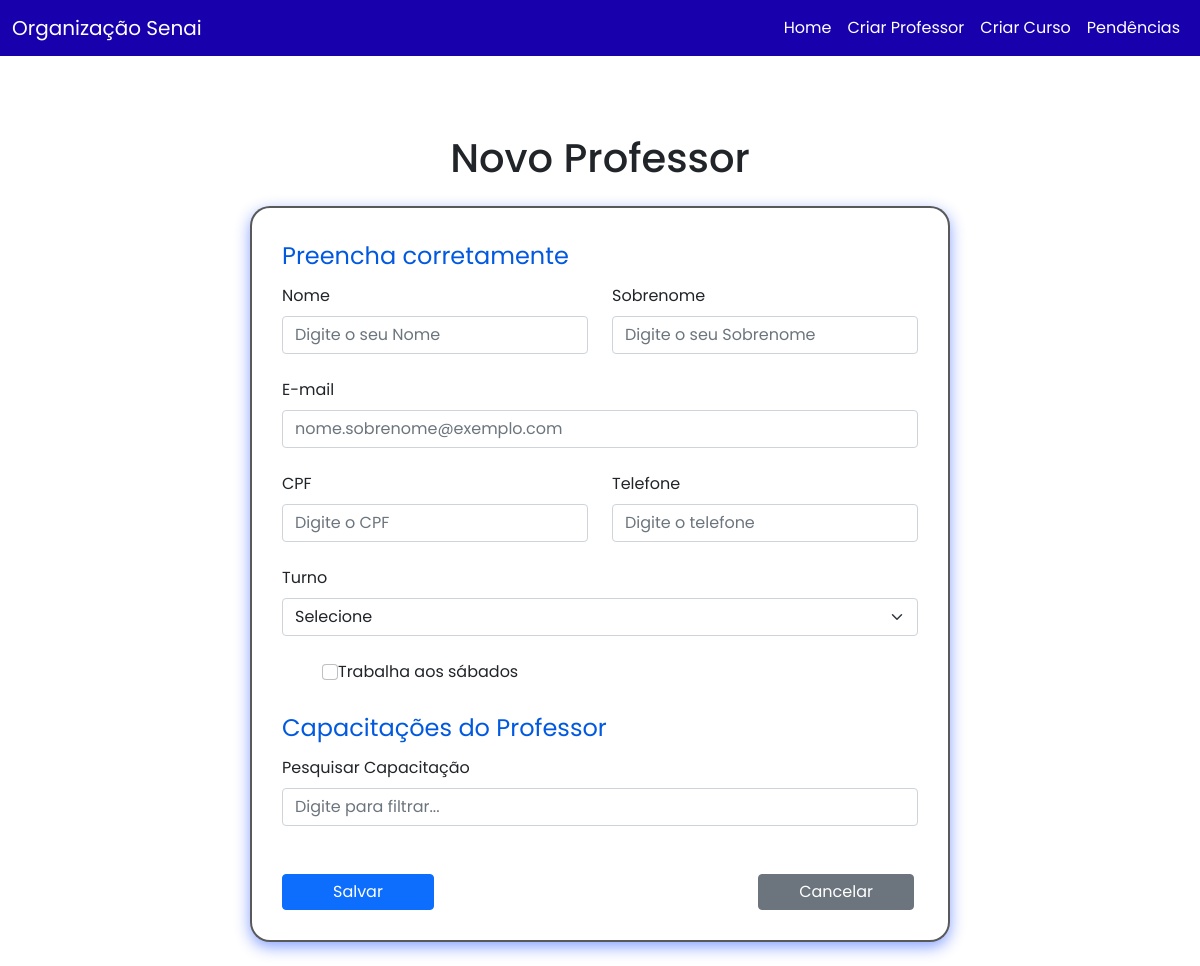
Before: /view/criar_professor.php with the older database file.
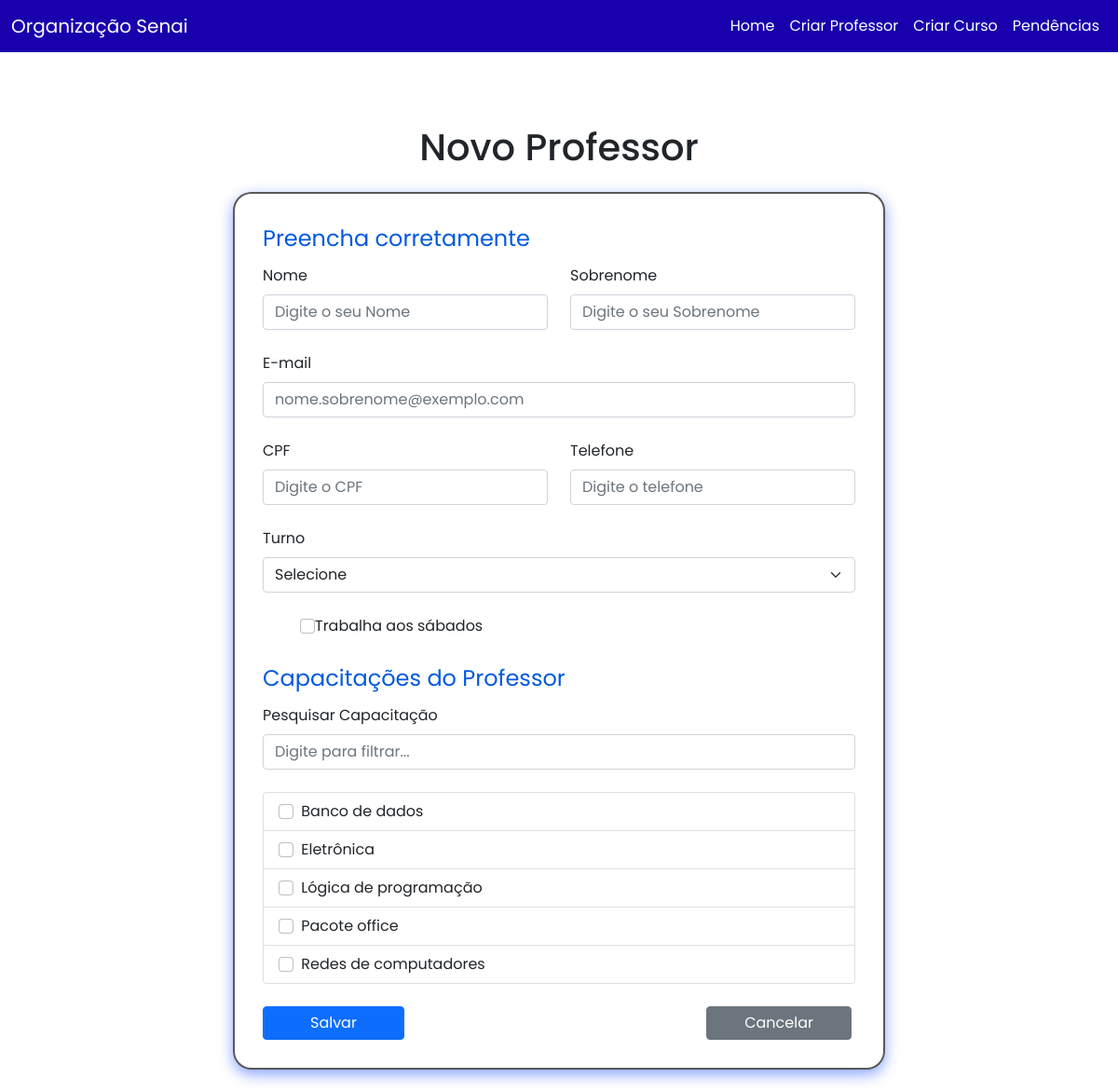
After: the same page with the newer database file.
### tables this page shows
CREATE TABLE IF NOT EXISTS `disciplina` (
  `id_disciplina` int NOT NULL AUTO_INCREMENT,
  `nome` varchar(55) NOT NULL,
  `duraçao` int NOT NULL,
  PRIMARY KEY (`id_disciplina`)
);

### model/disciplina_model.php (called while the page is built, shortened)
<?php
require_once __DIR__ . '/../db/connection.php';
class DisciplinaModel {
  private $db;
  public function __construct() {
    $database = new Database();
    $this->db = $database->getConnection();
  }
  public function buscarTodas() {
    $sql = "SELECT * FROM disciplina ORDER BY nome ASC";
    try {
      $stmt = $this->db->prepare($sql);
      $stmt->execute();
      return $stmt->fetchAll(PDO::FETCH_ASSOC);
    } catch (PDOException $e) {
      error_log("Erro ao buscar disciplinas: " . $e->getMessage());
      return null;
    }
  }
}
?>

### db/connection.php (called while the page is built, shortened)
<?php
class Database {
    private $host = 'localhost';
    private $db_name = 'tcc-mmm';
    private $username = 'root';
    private $password = '';
    public function getConnection(){
        $this->conn = null;
        $dsn = "mysql:host={$this->host};dbname={$this->db_name};charset=utf8mb4";
        $options = [
            PDO::ATTR_ERRMODE            => PDO::ERRMODE_EXCEPTION,
            PDO::ATTR_DEFAULT_FETCH_MODE => PDO::FETCH_ASSOC,
            PDO::ATTR_EMULATE_PREPARES   => false,
        ];
        try {
            $this->conn = new PDO($dsn, $this->username, $this->password, $options);
        }
        catch (PDOException $exception) {
            die("Erro de conexão: " . $exception->getMessage());
        }
        return $this->conn;
    }
}
?>

### view/criar_professor.php (the view, shortened to what this page needs)
<!DOCTYPE html>
<html lang="pt-br">
<head>
  <link rel="stylesheet" href="../css/bootstrap.css">
  <link rel="stylesheet" href="../css/styles.css">
</head>
<body>
  <?php include "navbar.php"; ?>
  <div class="container mt-4">
    <h1 class="mb-4">Novo Professor</h1>
    <form method="POST" action="../controller/c_criar_professor.php">
      <fieldset>
        <legend>Preencha corretamente</legend>
        <div class="row mb-4">
          <div class="col">
            <label for="nome" class="form-label">Nome</label>
            <input type="text" class="form-control" placeholder="Digite o seu Nome" name="nome" id="nome" required />
          </div>
          <div class="col">
            <label for="sobrenome" class="form-label">Sobrenome</label>
            <input type="text" class="form-control" placeholder="Digite o seu Sobrenome" name="sobrenome" id="sobrenome" required />
          </div>
        </div>
        <div class="mb-4">
          <label for="email" class="form-label">E-mail</label>
          <input type="email" id="email" name="email" class="form-control" placeholder="nome.sobrenome@exemplo.com" required />
        </div>
        <div class="row mb-4">
          <div class="col">
            <label for="cpf" class="form-label">CPF</label>
            <input type="text" id="cpf" name="cpf" class="form-control" placeholder="Digite o CPF" required />
          </div>
          <div class="col">
            <label for="telefone" class="form-label">Telefone</label>
            <input type="text" id="telefone" name="telefone" class="form-control" placeholder="Digite o telefone" required />
          </div>
        </div>
        <div class="row g-3 mb-4">
          <div class="col">
            <label for="turno" class="form-label">Turno</label>
            <select id="turno" name="turno" class="form-select" required>
              <option selected disabled>Selecione</option>
            </select>
          </div>
        </div>
        <div class="form-check">
          <input class="form-check-input ms-3" type="checkbox" id="trabalha_sabado" name="trabalha_sabado" value="1" />
          <label class="form-check-label" for="trabalha_sabado">Trabalha aos sábados</label>
        </div>
      </fieldset>
      <fieldset class="mt-4">
        <legend>Capacitações do Professor</legend>
        <div class="mb-4">
          <label for="search-capacitacao" class="form-label">Pesquisar Capacitação</label>
          <input type="text" id="search-capacitacao" class="form-control" placeholder="Digite para filtrar..." />
        </div>
        <div id="lista-capacitacoes" class="list-group" style="max-height: 250px; overflow-y: auto;">
          <?php
          require_once "../model/disciplina_model.php";
          $disciplinaModel = new DisciplinaModel();
          $disciplinas = $disciplinaModel->buscarTodas();
          foreach ($disciplinas as $disciplina) {
            $id = $disciplina['id_disciplina'];
            $disciplinaNome = ucfirst(str_replace('-', ' ', $disciplina['nome']));
            echo "
            <label class='list-group-item d-flex justify-content-between align-items-center'>
              <div class='me-3'>
                <input class='form-check-input me-1 disciplina-checkbox' type='checkbox' id='checkbox_$id' name='disciplinas[]' value='$id'>
                <span>$disciplinaNome</span>
              </div>
              <div class='w-auto hidden' id='div-select_$id'>
                <select class='form-select' name='nivel_selecionado[$id]'>
                  <option value='n1'>N1</option>
                  <option value='n2'>N2</option>
                  <option value='n3'>N3</option>
                </select>
              </div>
            </label>";
          }
          ?>
        </div>
      </fieldset>
      <div class="mt-4">
        <button type="submit" class="btn btn-primary" style="margin-right: 320px; padding: 5px 50px;">Salvar</button>
        <button type="reset" class="btn btn-secondary" style="padding: 5px 40px;">Cancelar</button>
      </div>
    </form>
  </div>
</body>
</html>

### view/navbar.php
<nav class="navbar navbar-expand-lg cor-principal">
  <div class="container-fluid">
    <a class="navbar-brand cor-texto" href="../index.php">Organização Senai</a>
      <ul class="navbar-nav ms-auto">
        <li class="nav-item cor-texto"><a class="nav-link cor-texto" href="../index.php">Home</a></li>
        <li class="nav-item cor-texto"><a class="nav-link cor-texto" href="../view/criar_professor.php">Criar Professor</a></li>
        <li class="nav-item cor-texto"><a class="nav-link cor-texto" href="../view/criar_curso.php">Criar Curso</a></li>
        <li class="nav-item cor-texto"><a class="nav-link cor-texto" href="../view/professores.php">Pendências</a></li>
      </ul>
  </div>
</nav>

### css/styles.css (style rules this page uses)
body { font-family: "Poppins", sans-serif; }
h1 { font-family: "Poppins", sans-serif; text-align: center; margin: 30px; }
.cor-principal { background-color: #1800ad; }
.cor-texto { color: white; }
.container { padding: 24px; }
form { background-color: #ffffff; padding: 30px; border-radius: 20px; border: 2px solid #000000a6; box-shadow: 0 5px 15px rgba(0, 60, 255, 0.47); max-width: 700px; margin: auto; }
legend { font-size: 1.5rem; color: #0059df; margin-bottom: 10px; }

Changed rows visible on the page:
added disciplina: nome "Banco de dados"
added disciplina: nome "Eletrônica"
added disciplina: nome "Lógica de programação"
added disciplina: nome "Pacote office"
added disciplina: nome "Redes de computadores"
